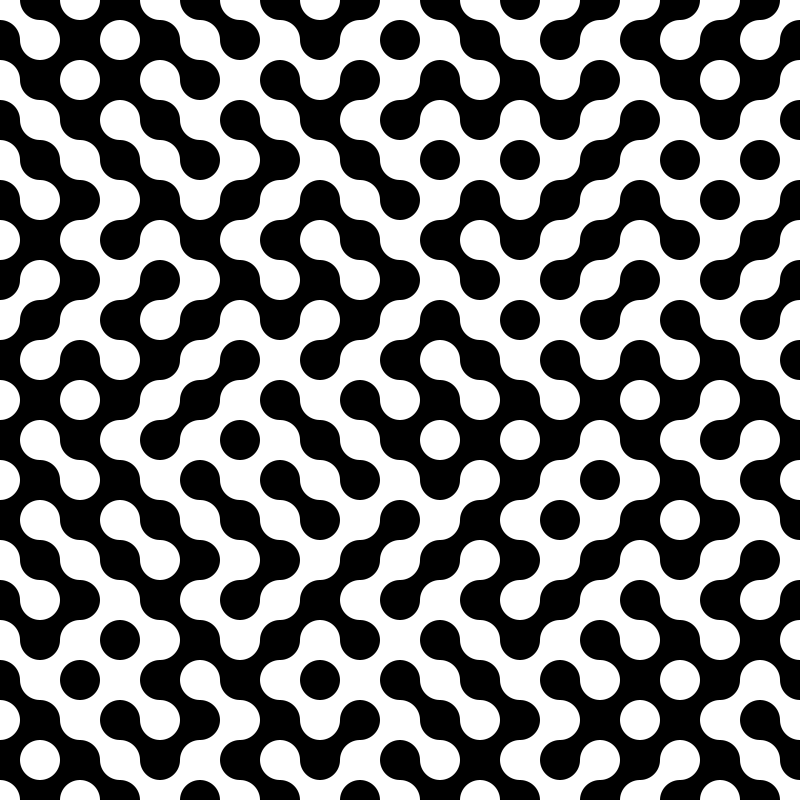
Frame 1 (no input)
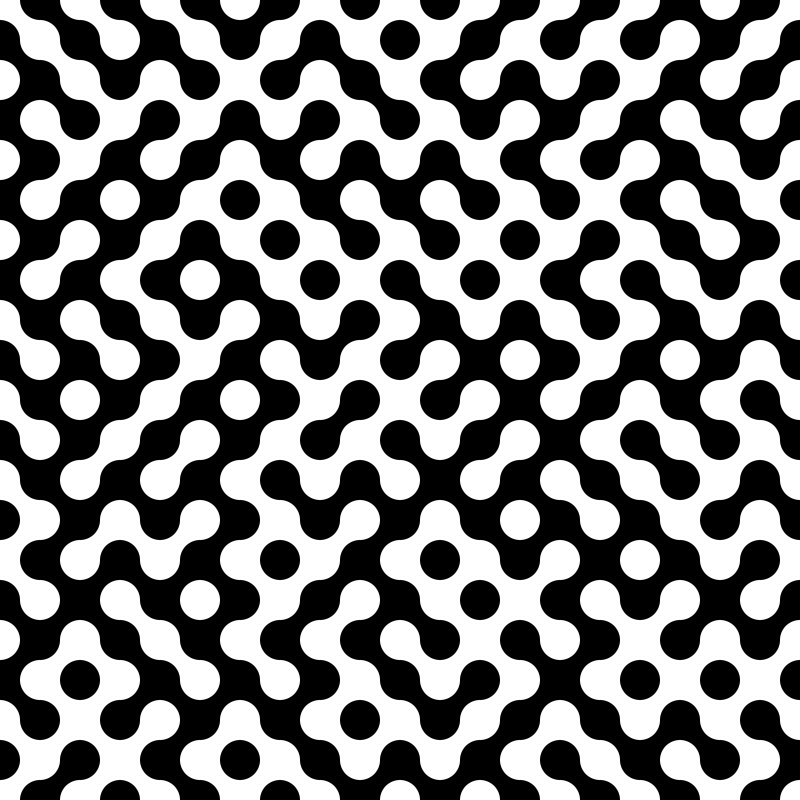
Frame 2 (the mouse pressed at the canvas centre, redrawn once)

The Processing sketch that drew these frames (run headless with seeded random() and noise(); the mouse was pressed at the canvas centre and the sketch redrawn once):

// Processing sketch: Circular_Truchet_tiles
// ── Circular_Truchet_tiles.pde
class tile
{
 float x;
 float y;
 float r;
 float c;
 tile(float x1, float y1, float r1, float c1)
 {
   x=x1;
   y=y1;
   r=r1;
   c=c1;
 }
 
 void display()
 {
   if(c==1)
   {
    tile1(); 
   }
   else if(c==2)
   {
    tile2(); 
   }
   else if(c==3)
   {
    tile3();
   }
   else
   {
    tile4(); 
   }
 }
 
 void tile1()
 {
   noStroke();
   fill(0);
   square(x-r,y-r,2*r);
   fill(255);
   arc(x-r,y-r,2*r,2*r,0,HALF_PI);
   arc(x+r,y+r,2*r,2*r,PI,3*HALF_PI);
   
 }
 
 void tile2()
 {
   noStroke();
   fill(0);
   square(x-r,y-r,2*r);
   fill(255);
   arc(x+r,y-r,2*r,2*r,HALF_PI,PI);
   arc(x-r,y+r,2*r,2*r,3*HALF_PI,2*PI);
 }
 void tile3()
 {
   noStroke();
   fill(255);
   square(x-r,y-r,2*r);
   fill(0);
   arc(x-r,y-r,2*r,2*r,0,HALF_PI);
   arc(x+r,y+r,2*r,2*r,PI,3*HALF_PI);
   
 }
 
 void tile4()
 {
   noStroke();
   fill(255);
   square(x-r,y-r,2*r);
   fill(0);
   arc(x+r,y-r,2*r,2*r,HALF_PI,PI);
   arc(x-r,y+r,2*r,2*r,3*HALF_PI,2*PI);
 }
}

// ── truchet_tiles.pde
float r=20;
float c;
void setup()
{ 
  noFill();
  noLoop();
}
void settings()
{
 size(800,800); 
}

tile[][] a = new tile[int(4*width/r)][int(4*height/r)];

void draw()
{  
  background(255);
  for(int i=0;i<a.length;i++)
  {
   for(int j=0;j<a[0].length;j++)
   {
     if((i+j)%2==0)
     {
      c= int((6-2*int(random(0,2)))%5);
     }
     else
     {
      c = int(random(2,4)); 
     }
     a[i][j] = new tile(map(i,0,a.length,0,width)+r,map(j,0,a[0].length,0,height)+r,r,c);
   }
  }
  for(int i=0;i<a.length;i++)
  {
   for(int j=0;j<a[0].length;j++)
   {
     a[i][j].display();
   }
  }
}
